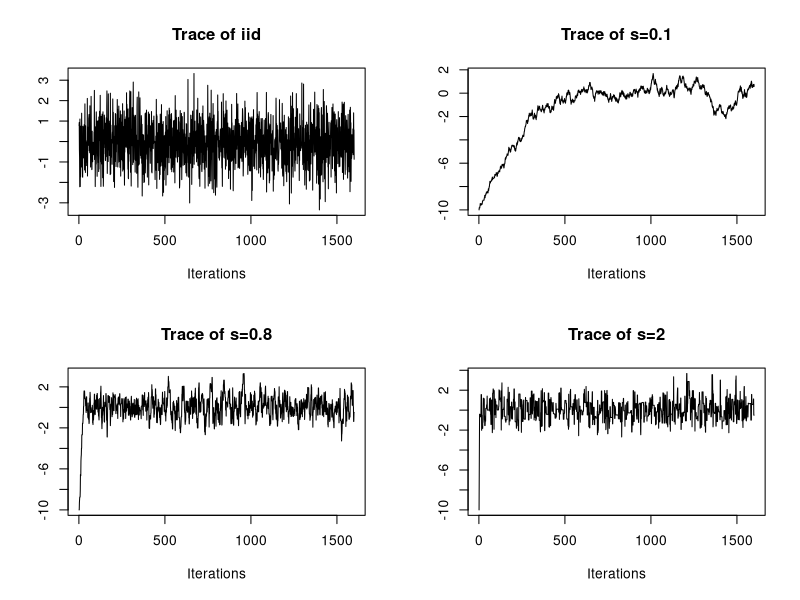
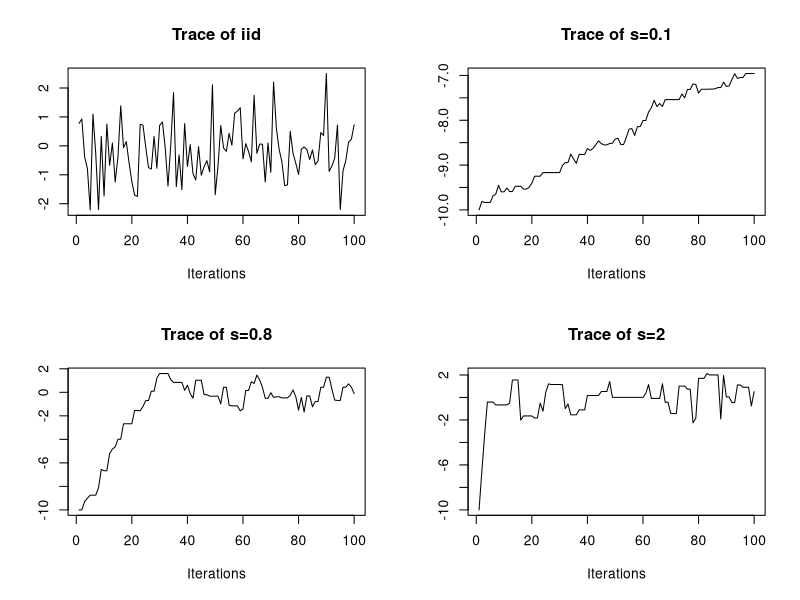
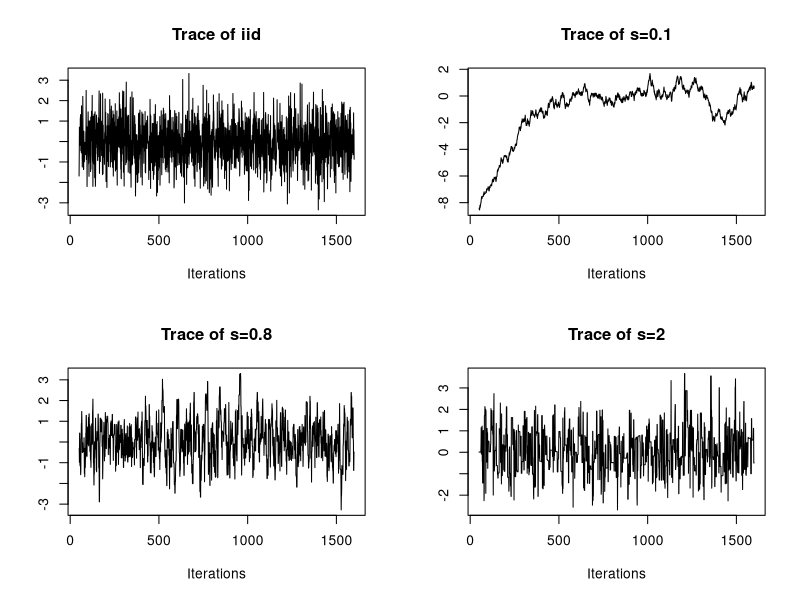
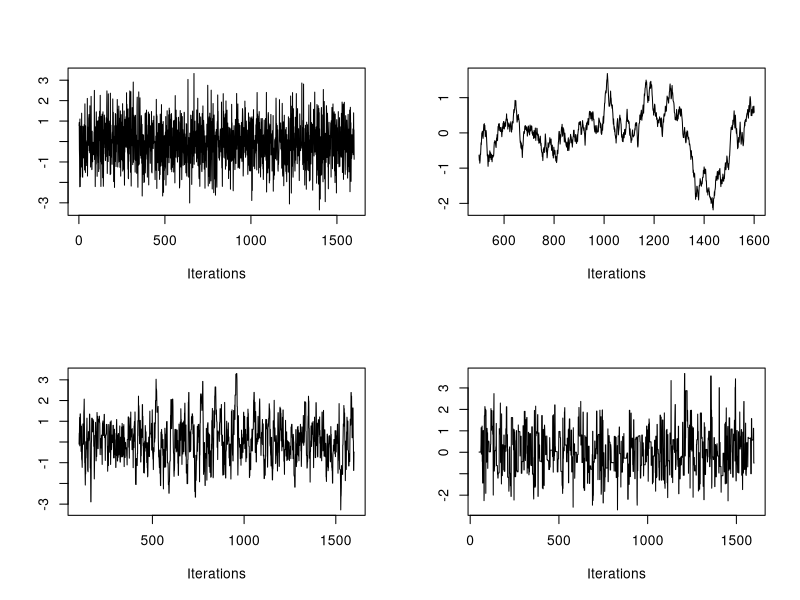
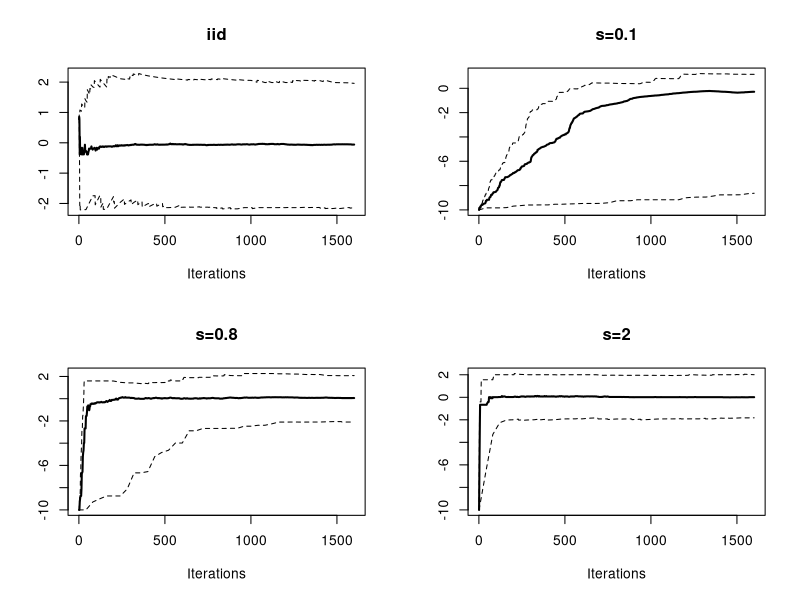
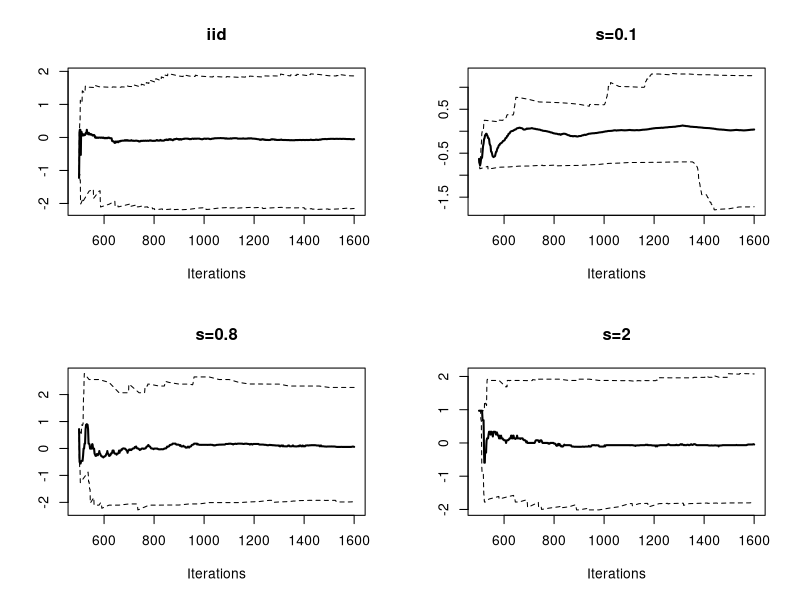
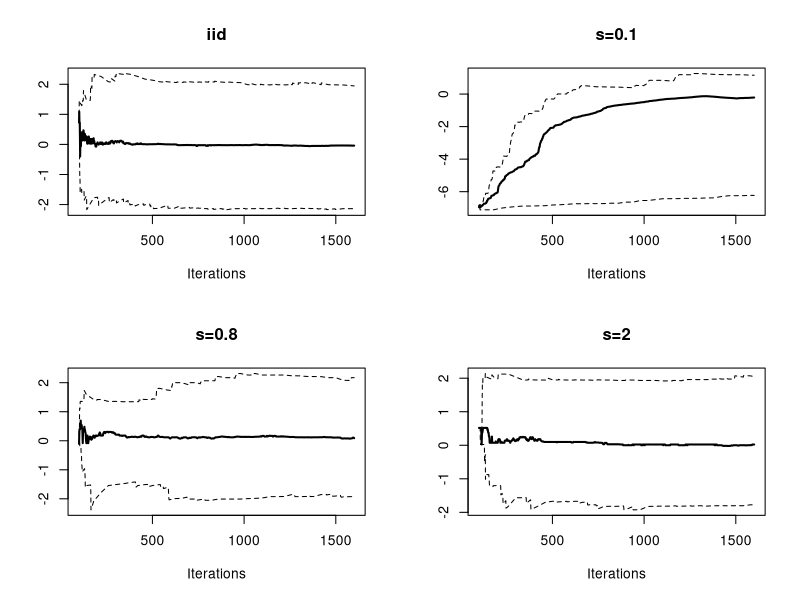
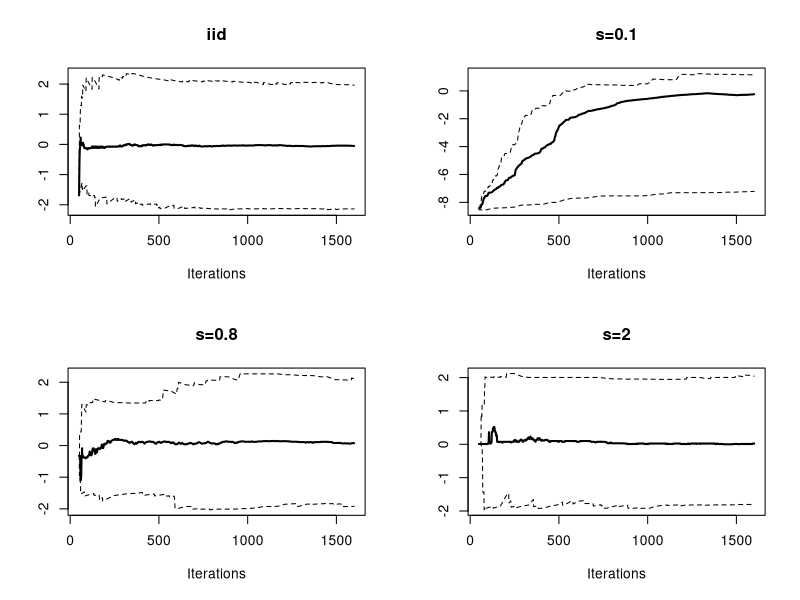

R code for these plots, in order:
# ============================================================
# Exercice 3 – Question 1 : Chaîne MCMC via Metropolis-Hastings
# ============================================================

mcmc_normal <- function(x0, L, s) {
  chain <- numeric(L)
  chain[1] <- x0
  
  for (t in 2:L) {
    # Proposition : uniforme sur [x_old - 2s, x_old + 2s]
    y <- runif(1, chain[t-1] - 2*s, chain[t-1] + 2*s)
    
    # Taux d'acceptation (ratio simplifié car loi instrumentale symétrique)
    rho <- min(1, exp(-0.5 * (y^2 - chain[t-1]^2)))
    
    # Acceptation / rejet
    if (runif(1) <= rho) {
      chain[t] <- y        # accepté
    } else {
      chain[t] <- chain[t-1]  # rejeté
    }
  }
  return(chain)
}

# ===========================================

# ============================================================
# Exercice 3 – Question 2 : Génération des 4 échantillons
# ============================================================
library(coda)

L <- 1600

# 1. Échantillon i.i.d. de la loi cible
iid       <- rnorm(L)

# 2. MCMC x0 = -10, s = 0.1 (sauts très petits)
mcmc_01   <- mcmc_normal(x0 = -10, L = L, s = 0.1)

# 3. MCMC x0 = -10, s = 0.8 (sauts intermédiaires)
mcmc_08   <- mcmc_normal(x0 = -10, L = L, s = 0.8)

# 4. MCMC x0 = -10, s = 2   (sauts larges)
mcmc_2    <- mcmc_normal(x0 = -10, L = L, s = 2)

# Assemblage en matrice mcmc (L x 4)
echantillons <- mcmc(matrix(
  c(iid, mcmc_01, mcmc_08, mcmc_2),
  nrow = L, ncol = 4,
  dimnames = list(NULL, c("iid", "s=0.1", "s=0.8", "s=2"))
))

# ===========================================
# ============================================================
# Exercice 3 – Question 3 : Historique des chaînes
# ============================================================

par(mfrow = c(2, 2))

# Tracé complet
traceplot(echantillons)

# Zoom sur les 200 premières valeurs (burn-in visible)
traceplot(window(echantillons, end = 100))

traceplot(window(echantillons, end = 1600,  start = 50))
# ============================================================
# Exercice 3 – Question 4 : Suppression du burn-in
# ============================================================

ech_burnin <- list(
  window(echantillons[, "iid"],   start = 1),
  window(echantillons[, "s=0.1"], start = 500),
  window(echantillons[, "s=0.8"], start = 100),
  window(echantillons[, "s=2"],   start = 50)
)

traceplot(ech_burnin[1])
traceplot(ech_burnin[2])
traceplot(ech_burnin[3])
traceplot(ech_burnin[4])

# ============================================================
# Exercice 3 – Question 5 : Quantiles ergodiques
# ============================================================
par(mfrow = c(2, 2))
cumuplot(window(echantillons,   start = 1))
cumuplot(window(echantillons, start = 500))
cumuplot(window(echantillons, start = 100))
cumuplot(window(echantillons,   start = 50))

# ============================================================
# Exercice 3 – Question 6 : Estimation de la densité
# ============================================================

densplot(window(echantillons, start = 1))
densplot(window(echantillons, start = 500))
densplot(window(echantillons, start = 100))
densplot(window(echantillons, start = 50))
# ============================================================
# Exercice 3 – Question 7 : Autocorrélations
# ============================================================

autocorr.plot(window(echantillons, start = 1))
autocorr.plot(window(echantillons, start = 500))
autocorr.plot(window(echantillons, start = 100))
autocorr.plot(window(echantillons, start = 50))
# ============================================================
# Exercice 3 – Question 8 : Erreur MCMC vs Monte Carlo
# ============================================================

# Erreur Monte Carlo classique (iid) : sigma/sqrt(n)
sigma2 <- 1  # Var(X) sous N(0,1)
n_iid  <- nrow(echantillons)
err_MC <- sqrt(sigma2 / n_iid)
cat("Erreur Monte Carlo classique :", round(err_MC, 6), "\n")
# ============================================================
# Exercice 3 – Question 8 : Erreur MCMC via summary
# ============================================================

summary(window(echantillons, start = 1))
summary(window(echantillons, start = 500))
summary(window(echantillons, start = 100))
summary(window(echantillons, start = 50))
